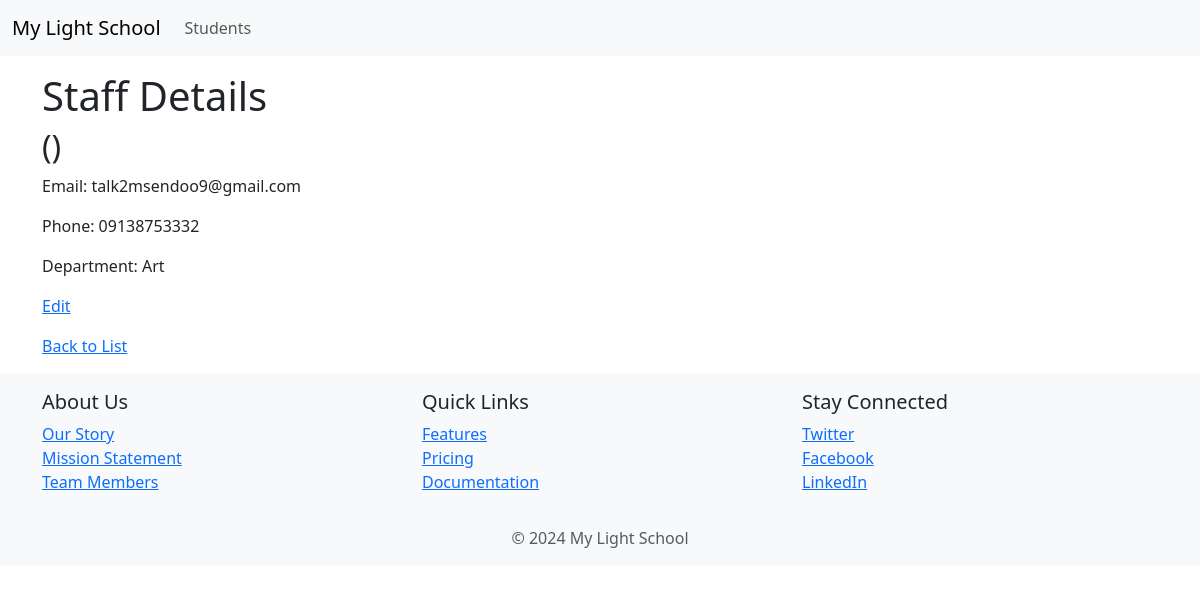
Screenshot of /staff/1/ with the database file from the repository.
### staff/models.py (models this page shows, shortened)
class Staff(models.Model):
    email = models.EmailField(unique=True)
    phone = models.CharField(max_length=50, unique=True)
    surname = models.CharField(max_length=50)
    first_name = models.CharField(max_length=50)
    other_names = models.CharField(max_length=50, blank=True)
    department = models.ForeignKey(Department, on_delete=models.CASCADE, default=1, null=True)
    qualification = models.CharField(max_length=50, null=True)
    course_studied = models.CharField(max_length=50, blank=True)
    profile_picture = models.ImageField(upload_to='profile_pics/', default='default.jpg')
    date_of_birth = models.DateField()
    created_at = models.DateField(auto_now_add=True)

class Department(models.Model):
    name = models.CharField(max_length=100)
    def __str__(self):
        return self.name

### staff/views.py (the view)
# urls.py: path('<pk>/', views.staff_detail, name='staff_detail'),
def staff_detail(request, pk):
    staff = get_object_or_404(Staff, pk=pk)
    return render(request, 'staff/staff_detail.html', {'staff': staff})

### staff/templates/staff/staff_detail.html
{% extends 'base.html' %}
{% block content %}
  <h1>Staff Details</h1>
  <h2>{{ staff.name }} ({{ staff.position }})</h2>
  <p>Email: {{ staff.email }}</p>
  <p>Phone: {{ staff.phone }}</p>
  <p>Department: {{ staff.department }}</p>
  <p><a href="{% url 'staff:staff_update' staff.pk %}">Edit</a></p>
  <p><a href="{% url 'staff:staff_list' %}">Back to List</a></p>
{% endblock %}

### rows the page displays
Staff: email "talk2msendoo9@gmail.com", phone "09138753332", department "Art"
